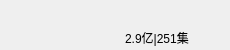
<?xml version="1.0" encoding="UTF-8"?>
<ui version="4.0">
 <class>RankListWidget</class>
 <widget class="QWidget" name="RankListWidget">
  <property name="geometry">
   <rect>
    <x>0</x>
    <y>0</y>
    <width>230</width>
    <height>50</height>
   </rect>
  </property>
  <property name="windowTitle">
   <string>RankListWidget</string>
  </property>
  <layout class="QHBoxLayout" name="horizontalLayout_2">
   <property name="spacing">
    <number>15</number>
   </property>
   <property name="leftMargin">
    <number>0</number>
   </property>
   <property name="topMargin">
    <number>0</number>
   </property>
   <property name="rightMargin">
    <number>0</number>
   </property>
   <property name="bottomMargin">
    <number>0</number>
   </property>
   <item>
    <widget class="QLabel" name="rank_number_label">
     <property name="sizePolicy">
      <sizepolicy hsizetype="Fixed" vsizetype="Fixed">
       <horstretch>0</horstretch>
       <verstretch>0</verstretch>
      </sizepolicy>
     </property>
     <property name="minimumSize">
      <size>
       <width>25</width>
       <height>25</height>
      </size>
     </property>
     <property name="maximumSize">
      <size>
       <width>25</width>
       <height>25</height>
      </size>
     </property>
     <property name="text">
      <string/>
     </property>
     <property name="alignment">
      <set>Qt::AlignCenter</set>
     </property>
    </widget>
   </item>
   <item>
    <widget class="QLabel" name="rank_cover_label">
     <property name="sizePolicy">
      <sizepolicy hsizetype="Fixed" vsizetype="Fixed">
       <horstretch>0</horstretch>
       <verstretch>0</verstretch>
      </sizepolicy>
     </property>
     <property name="minimumSize">
      <size>
       <width>50</width>
       <height>50</height>
      </size>
     </property>
     <property name="maximumSize">
      <size>
       <width>50</width>
       <height>50</height>
      </size>
     </property>
     <property name="cursor">
      <cursorShape>PointingHandCursor</cursorShape>
     </property>
     <property name="text">
      <string/>
     </property>
    </widget>
   </item>
   <item>
    <widget class="QWidget" name="desc_widget" native="true">
     <property name="cursor">
      <cursorShape>PointingHandCursor</cursorShape>
     </property>
     <layout class="QVBoxLayout" name="verticalLayout_2">
      <property name="spacing">
       <number>0</number>
      </property>
      <property name="leftMargin">
       <number>0</number>
      </property>
      <property name="topMargin">
       <number>0</number>
      </property>
      <property name="rightMargin">
       <number>0</number>
      </property>
      <property name="bottomMargin">
       <number>0</number>
      </property>
      <item>
       <widget class="QLabel" name="desc_label">
        <property name="sizePolicy">
         <sizepolicy hsizetype="Expanding" vsizetype="Preferred">
          <horstretch>0</horstretch>
          <verstretch>0</verstretch>
         </sizepolicy>
        </property>
        <property name="cursor">
         <cursorShape>PointingHandCursor</cursorShape>
        </property>
        <property name="text">
         <string/>
        </property>
       </widget>
      </item>
      <item>
       <widget class="QWidget" name="info_widget" native="true">
        <property name="cursor">
         <cursorShape>PointingHandCursor</cursorShape>
        </property>
        <layout class="QHBoxLayout" name="horizontalLayout">
         <property name="spacing">
          <number>5</number>
         </property>
         <property name="leftMargin">
          <number>0</number>
         </property>
         <property name="topMargin">
          <number>0</number>
         </property>
         <property name="rightMargin">
          <number>0</number>
         </property>
         <property name="bottomMargin">
          <number>0</number>
         </property>
         <item>
          <widget class="QLabel" name="fire_label">
           <property name="sizePolicy">
            <sizepolicy hsizetype="Fixed" vsizetype="Fixed">
             <horstretch>0</horstretch>
             <verstretch>0</verstretch>
            </sizepolicy>
           </property>
           <property name="minimumSize">
            <size>
             <width>15</width>
             <height>15</height>
            </size>
           </property>
           <property name="maximumSize">
            <size>
             <width>15</width>
             <height>15</height>
            </size>
           </property>
           <property name="cursor">
            <cursorShape>PointingHandCursor</cursorShape>
           </property>
           <property name="text">
            <string/>
           </property>
          </widget>
         </item>
         <item>
          <widget class="QLabel" name="info_label">
           <property name="cursor">
            <cursorShape>PointingHandCursor</cursorShape>
           </property>
           <property name="text">
            <string>2.9亿|251集</string>
           </property>
          </widget>
         </item>
        </layout>
       </widget>
      </item>
     </layout>
    </widget>
   </item>
  </layout>
 </widget>
 <resources/>
 <connections/>
</ui>
